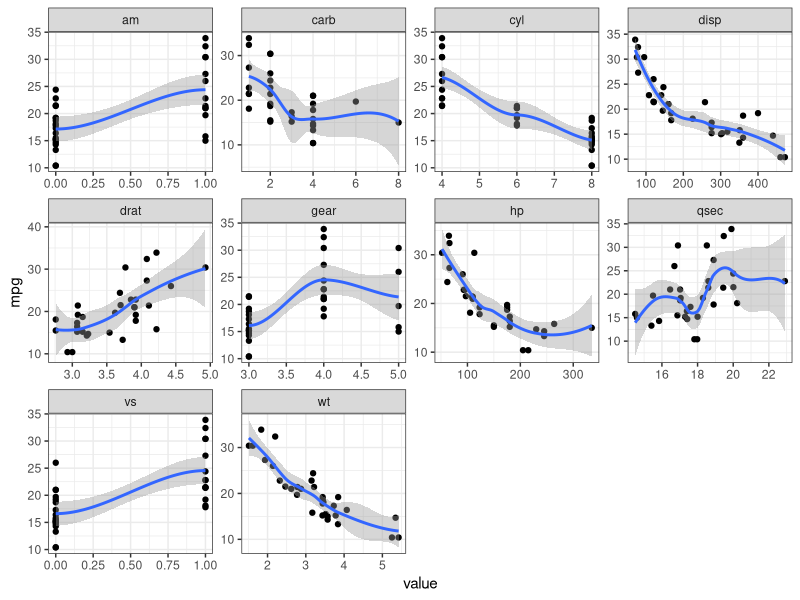
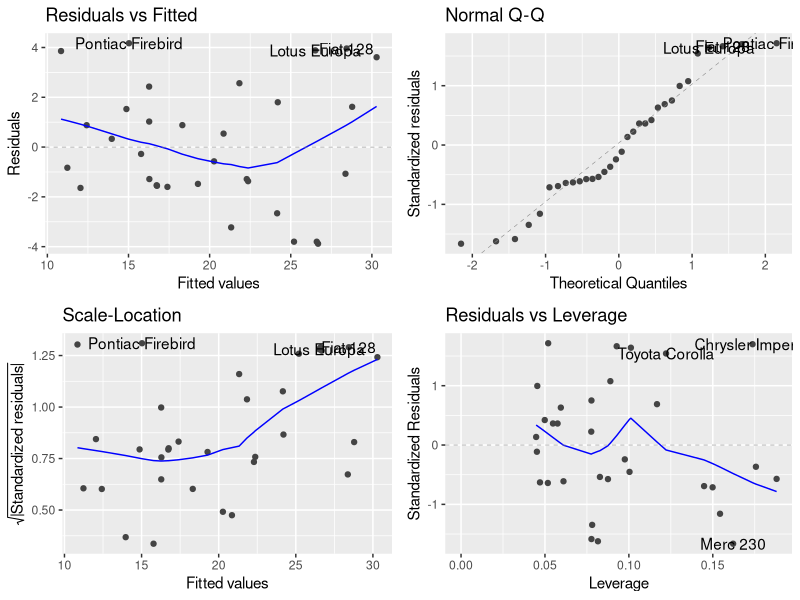

Source code (R) for these figures, in order:
## ---- chunk 1
knitr::opts_chunk$set(echo = TRUE)
## ---- chunk 2
library(datasets)
library(tidyverse)
library(ggfortify)
library(car)
## ---- chunk 3
data <- mtcars
## ---- chunk 4
data %>%
        gather(-mpg, key = "variables", value = "value") %>% 
        ggplot(aes(x = value, y = mpg)) +
        geom_point() +
        geom_smooth()+
        facet_wrap(~variables, scales = "free") +
        theme_bw()
## ---- chunk 5
mod1 <- lm(mpg~., data)
vif(mod1)
## ---- chunk 6
mod2 <- lm(mpg~.-cyl-disp, data)
summary(mod2)
vif(mod2)
## ---- chunk 7
mod3 <- lm(mpg~.-cyl-disp-hp-vs-gear-drat-carb, data)
summary(mod3)
vif(mod3)
## ---- chunk 8
model <- lm(mpg~.-cyl-disp-hp-vs-gear-drat-carb+0, data)
autoplot(model)
summary(model)
vif(model)
## ---- chunk 9
t.test(filter(data, am==0)$mpg,filter(data, am==1)$mpg)
